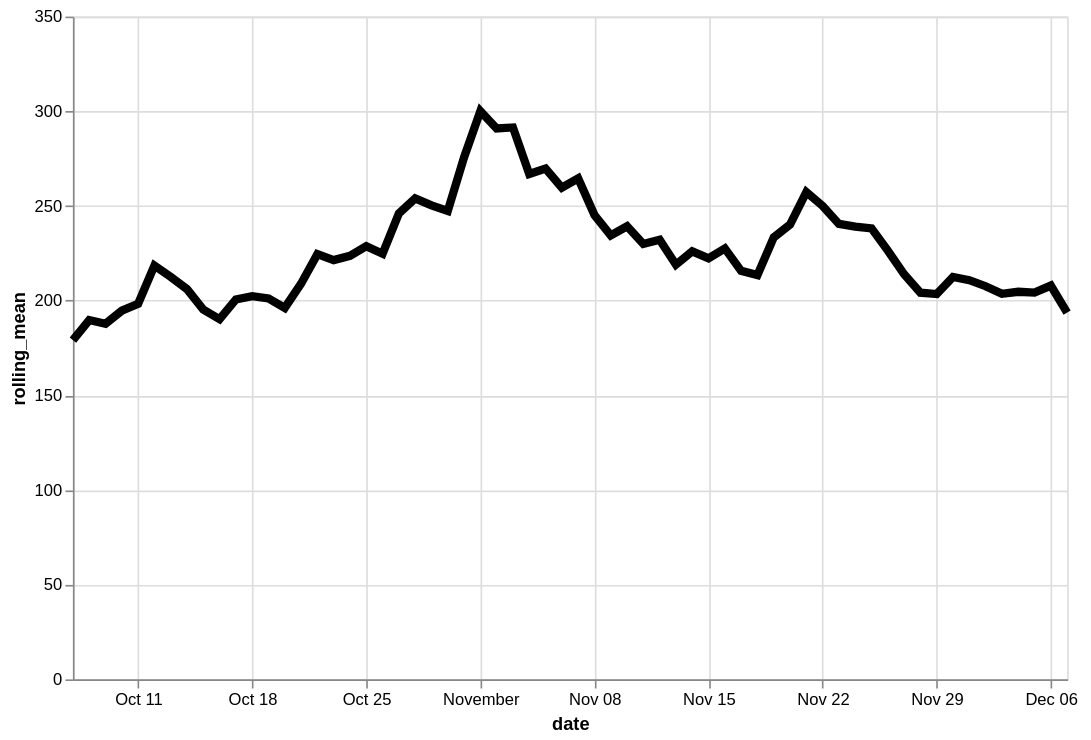

Describe this chart as a Vega-Lite specification.
### Vega-Lite specification from a JSON file in a GitHub repository (floating-point values rounded to 4 significant figures)
{"config": {"view": {"continuousWidth": 400, "continuousHeight": 300}}, "data": {"name": "data-2a7157069446049196e9351fd33d884d"}, "mark": {"type": "line", "color": "black", "size": 5}, "encoding": {"x": {"type": "temporal", "field": "date"}, "y": {"type": "quantitative", "field": "rolling_mean"}}, "height": 400, "transform": [{"window": [{"op": "mean", "field": "price", "as": "rolling_mean"}], "frame": [-4, 3]}], "width": 600, "$schema": "https://vega.github.io/schema/vega-lite/v4.8.1.json", "datasets": {"data-2a7157069446049196e9351fd33d884d": [{"item": "Coffee Tables", "date": "2020-10-07", "price": 45.5}, {"item": "Coffee Tables", "date": "2020-10-08", "price": 212.1}, {"item": "Coffee Tables", "date": "2020-10-09", "price": 208.1}, {"item": "Coffee Tables", "date": "2020-10-10", "price": 250.7}, {"item": "Coffee Tables", "date": "2020-10-11", "price": 232.3}, {"item": "Coffee Tables", "date": "2020-10-12", "price": 177.7}, {"item": "Coffee Tables", "date": "2020-10-13", "price": 236.4}, {"item": "Coffee Tables", "date": "2020-10-14", "price": 223.4}, {"item": "Coffee Tables", "date": "2020-10-15", "price": 207.1}, {"item": "Coffee Tables", "date": "2020-10-16", "price": 164.3}, {"item": "Coffee Tables", "date": "2020-10-17", "price": 156.7}, {"item": "Coffee Tables", "date": "2020-10-18", "price": 163.7}, {"item": "Coffee Tables", "date": "2020-10-19", "price": 192.0}, {"item": "Coffee Tables", "date": "2020-10-20", "price": 261.4}, {"item": "Coffee Tables", "date": "2020-10-21", "price": 250.2}, {"item": "Coffee Tables", "date": "2020-10-22", "price": 213.7}, {"item": "Coffee Tables", "date": "2020-10-23", "price": 167.4}, {"item": "Coffee Tables", "date": "2020-10-24", "price": 266.6}, {"item": "Coffee Tables", "date": "2020-10-25", "price": 281.3}, {"item": "Coffee Tables", "date": "2020-10-26", "price": 138.9}, {"item": "Coffee Tables", "date": "2020-10-27", "price": 210.1}, {"item": "Coffee Tables", "date": "2020-10-28", "price": 301.6}, {"item": "Coffee Tables", "date": "2020-10-29", "price": 218.7}, {"item": "Coffee Tables", "date": "2020-10-30", "price": 384.2}, {"item": "Coffee Tables", "date": "2020-10-31", "price": 230.6}, {"item": "Coffee Tables", "date": "2020-11-01", "price": 237.0}, {"item": "Coffee Tables", "date": "2020-11-02", "price": 257.9}, {"item": "Coffee Tables", "date": "2020-11-03", "price": 365.4}, {"item": "Coffee Tables", "date": "2020-11-04", "price": 405.2}, {"item": "Coffee Tables", "date": "2020-11-05", "price": 228.1}, {"item": "Coffee Tables", "date": "2020-11-06", "price": 223.1}, {"item": "Coffee Tables", "date": "2020-11-07", "price": 187.6}, {"item": "Coffee Tables", "date": "2020-11-08", "price": 253.5}, {"item": "Coffee Tables", "date": "2020-11-09", "price": 156.5}, {"item": "Coffee Tables", "date": "2020-11-10", "price": 297.0}, {"item": "Coffee Tables", "date": "2020-11-11", "price": 210.7}, {"item": "Coffee Tables", "date": "2020-11-12", "price": 319.3}, {"item": "Coffee Tables", "date": "2020-11-13", "price": 266.2}, {"item": "Coffee Tables", "date": "2020-11-14", "price": 148.4}, {"item": "Coffee Tables", "date": "2020-11-15", "price": 205.4}, {"item": "Coffee Tables", "date": "2020-11-16", "price": 148.3}, {"item": "Coffee Tables", "date": "2020-11-17", "price": 212.9}, {"item": "Coffee Tables", "date": "2020-11-18", "price": 267.6}, {"item": "Coffee Tables", "date": "2020-11-19", "price": 252.4}, {"item": "Coffee Tables", "date": "2020-11-20", "price": 224.7}, {"item": "Coffee Tables", "date": "2020-11-21", "price": 248.1}, {"item": "Coffee Tables", "date": "2020-11-22", "price": 307.5}, {"item": "Coffee Tables", "date": "2020-11-23", "price": 260.0}, {"item": "Coffee Tables", "date": "2020-11-24", "price": 285.1}, {"item": "Coffee Tables", "date": "2020-11-25", "price": 154.7}, {"item": "Coffee Tables", "date": "2020-11-26", "price": 191.5}, {"item": "Coffee Tables", "date": "2020-11-27", "price": 241.2}, {"item": "Coffee Tables", "date": "2020-11-28", "price": 217.1}, {"item": "Coffee Tables", "date": "2020-11-29", "price": 154.0}, {"item": "Coffee Tables", "date": "2020-11-30", "price": 207.7}, {"item": "Coffee Tables", "date": "2020-12-01", "price": 182.2}, {"item": "Coffee Tables", "date": "2020-12-02", "price": 279.5}, {"item": "Coffee Tables", "date": "2020-12-03", "price": 227.1}, {"item": "Coffee Tables", "date": "2020-12-04", "price": 177.8}, {"item": "Coffee Tables", "date": "2020-12-05", "price": 215.5}, {"item": "Coffee Tables", "date": "2020-12-06", "price": 185.2}, {"item": "Coffee Tables", "date": "2020-12-07", "price": 162.5}]}}
